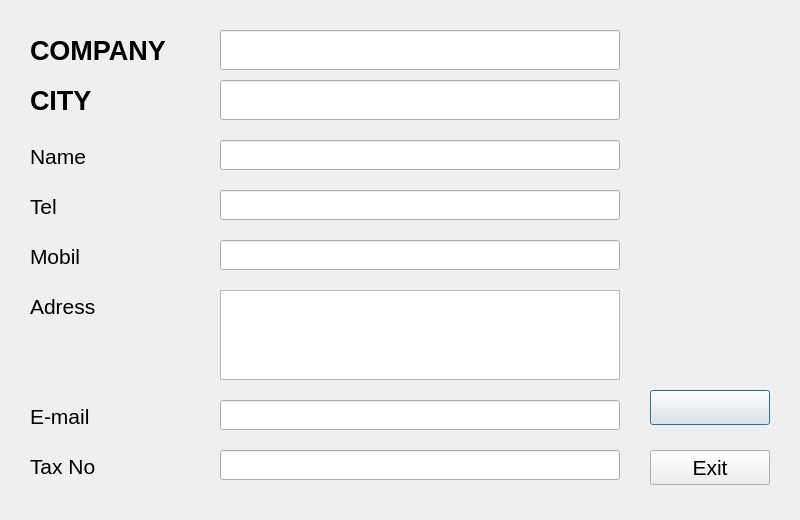
<ui version="4.0" >
 <class>Purchaser</class>
 <widget class="QWidget" name="Purchaser" >
  <property name="geometry" >
   <rect>
    <x>0</x>
    <y>0</y>
    <width>800</width>
    <height>520</height>
   </rect>
  </property>
  <property name="sizePolicy" >
   <sizepolicy vsizetype="Preferred" hsizetype="Preferred" >
    <horstretch>0</horstretch>
    <verstretch>0</verstretch>
   </sizepolicy>
  </property>
  <property name="minimumSize" >
   <size>
    <width>800</width>
    <height>520</height>
   </size>
  </property>
  <property name="font" >
   <font>
    <family>Arial</family>
    <pointsize>16</pointsize>
   </font>
  </property>
  <property name="cursor" >
   <cursorShape>ArrowCursor</cursorShape>
  </property>
  <property name="windowTitle" >
   <string/>
  </property>
  <widget class="QPushButton" name="actionButton" >
   <property name="geometry" >
    <rect>
     <x>650</x>
     <y>390</y>
     <width>120</width>
     <height>35</height>
    </rect>
   </property>
   <property name="sizePolicy" >
    <sizepolicy vsizetype="Fixed" hsizetype="Fixed" >
     <horstretch>0</horstretch>
     <verstretch>0</verstretch>
    </sizepolicy>
   </property>
   <property name="text" >
    <string/>
   </property>
   <property name="default" >
    <bool>true</bool>
   </property>
  </widget>
  <widget class="QPushButton" name="exitButton" >
   <property name="geometry" >
    <rect>
     <x>650</x>
     <y>450</y>
     <width>120</width>
     <height>35</height>
    </rect>
   </property>
   <property name="sizePolicy" >
    <sizepolicy vsizetype="Fixed" hsizetype="Fixed" >
     <horstretch>0</horstretch>
     <verstretch>0</verstretch>
    </sizepolicy>
   </property>
   <property name="text" >
    <string>Exit</string>
   </property>
  </widget>
  <widget class="QLineEdit" name="companyEdit" >
   <property name="geometry" >
    <rect>
     <x>220</x>
     <y>30</y>
     <width>400</width>
     <height>40</height>
    </rect>
   </property>
  </widget>
  <widget class="QLineEdit" name="nameEdit" >
   <property name="geometry" >
    <rect>
     <x>220</x>
     <y>140</y>
     <width>400</width>
     <height>30</height>
    </rect>
   </property>
   <property name="sizePolicy" >
    <sizepolicy vsizetype="Fixed" hsizetype="Fixed" >
     <horstretch>0</horstretch>
     <verstretch>0</verstretch>
    </sizepolicy>
   </property>
  </widget>
  <widget class="QLabel" name="companyLabel" >
   <property name="geometry" >
    <rect>
     <x>30</x>
     <y>30</y>
     <width>191</width>
     <height>40</height>
    </rect>
   </property>
   <property name="sizePolicy" >
    <sizepolicy vsizetype="Fixed" hsizetype="Fixed" >
     <horstretch>0</horstretch>
     <verstretch>0</verstretch>
    </sizepolicy>
   </property>
   <property name="font" >
    <font>
     <pointsize>20</pointsize>
     <weight>75</weight>
     <bold>true</bold>
    </font>
   </property>
   <property name="text" >
    <string>COMPANY</string>
   </property>
   <property name="buddy" >
    <cstring>companyEdit</cstring>
   </property>
  </widget>
  <widget class="QLabel" name="nameLabel" >
   <property name="geometry" >
    <rect>
     <x>30</x>
     <y>140</y>
     <width>191</width>
     <height>32</height>
    </rect>
   </property>
   <property name="sizePolicy" >
    <sizepolicy vsizetype="Fixed" hsizetype="Fixed" >
     <horstretch>0</horstretch>
     <verstretch>0</verstretch>
    </sizepolicy>
   </property>
   <property name="text" >
    <string>Name</string>
   </property>
   <property name="buddy" >
    <cstring>nameEdit</cstring>
   </property>
  </widget>
  <widget class="QTextEdit" name="addressEdit" >
   <property name="geometry" >
    <rect>
     <x>220</x>
     <y>290</y>
     <width>400</width>
     <height>90</height>
    </rect>
   </property>
   <property name="sizePolicy" >
    <sizepolicy vsizetype="Fixed" hsizetype="Fixed" >
     <horstretch>0</horstretch>
     <verstretch>0</verstretch>
    </sizepolicy>
   </property>
  </widget>
  <widget class="QLabel" name="cityLabel" >
   <property name="geometry" >
    <rect>
     <x>30</x>
     <y>80</y>
     <width>191</width>
     <height>40</height>
    </rect>
   </property>
   <property name="sizePolicy" >
    <sizepolicy vsizetype="Fixed" hsizetype="Fixed" >
     <horstretch>0</horstretch>
     <verstretch>0</verstretch>
    </sizepolicy>
   </property>
   <property name="font" >
    <font>
     <pointsize>20</pointsize>
     <weight>75</weight>
     <bold>true</bold>
    </font>
   </property>
   <property name="text" >
    <string>CITY</string>
   </property>
   <property name="buddy" >
    <cstring>cityEdit</cstring>
   </property>
  </widget>
  <widget class="QLabel" name="mobilLabel" >
   <property name="geometry" >
    <rect>
     <x>30</x>
     <y>240</y>
     <width>191</width>
     <height>32</height>
    </rect>
   </property>
   <property name="sizePolicy" >
    <sizepolicy vsizetype="Fixed" hsizetype="Fixed" >
     <horstretch>0</horstretch>
     <verstretch>0</verstretch>
    </sizepolicy>
   </property>
   <property name="text" >
    <string>Mobil</string>
   </property>
   <property name="buddy" >
    <cstring>mobilEdit</cstring>
   </property>
  </widget>
  <widget class="QLabel" name="telLabel" >
   <property name="geometry" >
    <rect>
     <x>30</x>
     <y>190</y>
     <width>191</width>
     <height>32</height>
    </rect>
   </property>
   <property name="sizePolicy" >
    <sizepolicy vsizetype="Fixed" hsizetype="Fixed" >
     <horstretch>0</horstretch>
     <verstretch>0</verstretch>
    </sizepolicy>
   </property>
   <property name="text" >
    <string>Tel</string>
   </property>
   <property name="buddy" >
    <cstring>telEdit</cstring>
   </property>
  </widget>
  <widget class="QLabel" name="taxnoLabel" >
   <property name="geometry" >
    <rect>
     <x>30</x>
     <y>450</y>
     <width>191</width>
     <height>32</height>
    </rect>
   </property>
   <property name="sizePolicy" >
    <sizepolicy vsizetype="Fixed" hsizetype="Fixed" >
     <horstretch>0</horstretch>
     <verstretch>0</verstretch>
    </sizepolicy>
   </property>
   <property name="text" >
    <string>Tax No</string>
   </property>
   <property name="buddy" >
    <cstring>taxnoEdit</cstring>
   </property>
  </widget>
  <widget class="QLabel" name="emailLabel" >
   <property name="geometry" >
    <rect>
     <x>30</x>
     <y>400</y>
     <width>191</width>
     <height>32</height>
    </rect>
   </property>
   <property name="sizePolicy" >
    <sizepolicy vsizetype="Fixed" hsizetype="Fixed" >
     <horstretch>0</horstretch>
     <verstretch>0</verstretch>
    </sizepolicy>
   </property>
   <property name="text" >
    <string>E-mail</string>
   </property>
   <property name="buddy" >
    <cstring>emailEdit</cstring>
   </property>
  </widget>
  <widget class="QLabel" name="addressLabel" >
   <property name="geometry" >
    <rect>
     <x>30</x>
     <y>290</y>
     <width>191</width>
     <height>32</height>
    </rect>
   </property>
   <property name="sizePolicy" >
    <sizepolicy vsizetype="Fixed" hsizetype="Fixed" >
     <horstretch>0</horstretch>
     <verstretch>0</verstretch>
    </sizepolicy>
   </property>
   <property name="text" >
    <string>Adress</string>
   </property>
   <property name="buddy" >
    <cstring>addressEdit</cstring>
   </property>
  </widget>
  <widget class="QLineEdit" name="mobilEdit" >
   <property name="geometry" >
    <rect>
     <x>220</x>
     <y>240</y>
     <width>400</width>
     <height>30</height>
    </rect>
   </property>
   <property name="sizePolicy" >
    <sizepolicy vsizetype="Fixed" hsizetype="Fixed" >
     <horstretch>0</horstretch>
     <verstretch>0</verstretch>
    </sizepolicy>
   </property>
  </widget>
  <widget class="QLineEdit" name="telEdit" >
   <property name="geometry" >
    <rect>
     <x>220</x>
     <y>190</y>
     <width>400</width>
     <height>30</height>
    </rect>
   </property>
   <property name="sizePolicy" >
    <sizepolicy vsizetype="Fixed" hsizetype="Fixed" >
     <horstretch>0</horstretch>
     <verstretch>0</verstretch>
    </sizepolicy>
   </property>
  </widget>
  <widget class="QLineEdit" name="taxnoEdit" >
   <property name="geometry" >
    <rect>
     <x>220</x>
     <y>450</y>
     <width>400</width>
     <height>30</height>
    </rect>
   </property>
   <property name="sizePolicy" >
    <sizepolicy vsizetype="Fixed" hsizetype="Fixed" >
     <horstretch>0</horstretch>
     <verstretch>0</verstretch>
    </sizepolicy>
   </property>
  </widget>
  <widget class="QLineEdit" name="emailEdit" >
   <property name="geometry" >
    <rect>
     <x>220</x>
     <y>400</y>
     <width>400</width>
     <height>30</height>
    </rect>
   </property>
   <property name="sizePolicy" >
    <sizepolicy vsizetype="Fixed" hsizetype="Fixed" >
     <horstretch>0</horstretch>
     <verstretch>0</verstretch>
    </sizepolicy>
   </property>
  </widget>
  <widget class="QLineEdit" name="cityEdit" >
   <property name="geometry" >
    <rect>
     <x>220</x>
     <y>80</y>
     <width>400</width>
     <height>40</height>
    </rect>
   </property>
  </widget>
 </widget>
 <tabstops>
  <tabstop>companyEdit</tabstop>
  <tabstop>cityEdit</tabstop>
  <tabstop>nameEdit</tabstop>
  <tabstop>telEdit</tabstop>
  <tabstop>mobilEdit</tabstop>
  <tabstop>addressEdit</tabstop>
  <tabstop>emailEdit</tabstop>
  <tabstop>taxnoEdit</tabstop>
  <tabstop>actionButton</tabstop>
  <tabstop>exitButton</tabstop>
 </tabstops>
 <resources/>
 <connections/>
</ui>
